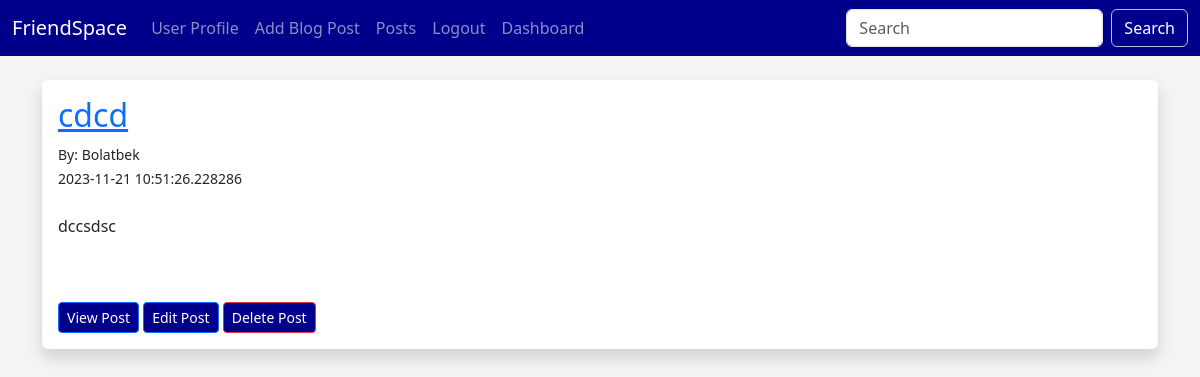
Screenshot of /profile (signed in) with the database file from the repository.
### flaskblog/database.py (models this page shows, shortened)
class Posts(db.Model):
    id = db.Column(db.Integer,primary_key=True)
    title = db.Column(db.String(255))
    content = db.Column(db.Text)
    date_posted = db.Column(db.DateTime,default=datetime.utcnow)
    slug = db.Column(db.String(256))
    poster_id = db.Column(db.Integer, db.ForeignKey('users.id'))

class Users(db.Model,UserMixin):
    id = db.Column(db.Integer,primary_key=True,unique=True)
    username = db.Column(db.String(200),nullable=False)
    name = db.Column(db.String(200),nullable=False)
    email = db.Column(db.String(120),nullable=False,unique=True)
    about_author = db.Column(db.Text(500),nullable=True)
    date_added = db.Column(db.DateTime,default=datetime.utcnow)
    profile_pic = db.Column(db.String(200),nullable=True )
    password_hash = db.Column(db.String(130),nullable=False)
    posts = db.relationship('Posts',backref='poster')
    @property
    def password(self):
        raise AttributeError('password is not a readable attribute!')

### flaskblog/main.py (the view)
@app.route("/profile")
@login_required
def user():
    user_id = current_user.id
    posts = Posts.query.filter_by(poster_id=user_id).order_by(Posts.date_posted.desc()).all()
    return render_template('user.html', posts=posts)

### flaskblog/webforms.py
class SearchForm(FlaskForm):
    searched = StringField("Searched",validators=[DataRequired()])
    submit = SubmitField("Submit")

### flaskblog/database.py (called while the page is built)
@login_manager.user_loader
def load_user(user_id):
    return Users.query.get(int(user_id))

### flaskblog/main.py (called while the page is built)
@app.context_processor
def base():
    form = SearchForm()
    return dict(form=form)

### flaskblog/templates/user.html (shortened to what this page needs)
{% extends 'base.html' %}
{% block content %}
{% if posts %}
    {% for post in posts %}
        <div class="shadow p-3 mb-5 bg-body rounded">
            <h2><a href="{{ url_for('users_post', id=post.id) }}">{{ post.title }}</a></h2>
            <small>By: {{ post.poster.name }}<br>
                {{ post.date_posted }}</small><br><br>
            {{ post.content|safe }}<br><br>
            <a href="/posts/{{ post.id }}" class="btn btn-primary btn-sm">View Post</a>
            <a href="/posts/edit/{{ post.id }}" class="btn btn-primary btn-sm">Edit Post</a>
            <a href="/posts/delete/{{ post.id }}" class="btn btn-outline-danger btn-sm">Delete Post</a>
            <br>
        </div>
        <br>
    {% endfor %}
{% else %}
    <p>No posts found.</p>
{% endif %}
{% endblock %}

### flaskblog/static/css/style.css (style rules this page uses)
body { background: #F4F4F4; }
.btn { background-color: darkblue; color: #fff; }
.btn { transition: transform 0.2s ease-in-out; }

### rows the page displays
Posts: title "cdcd", poster.name "Bolatbek", date_posted "2023-11-21 10:51:26.228286", content "dccsdsc"
